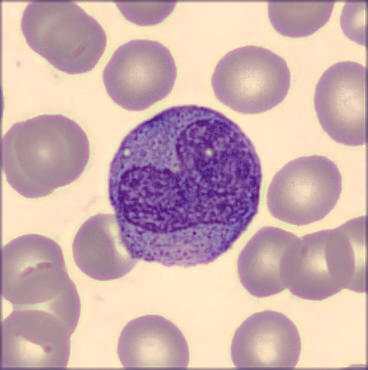
#> input picture image/112700824J_070.jpg, 368 x 370 px, found by its file name
$ jupyter execute 'Week5 Part1 Complete_Blood_Count.ipynb'
#> lines starting #> are read from the running program, lines starting #| are printed output that depends on the picture; after the words box and inside, x2 and y2 are one past the last pixel; in counts of white or black regions, pixels touching at a corner belong together
# <span style="color:red">**Complete Blood Count**</sapn>

[cell 1]
import cv2
import numpy as np
import matplotlib.pyplot as plt

[cell 2]
# Display function
def display(img_rgb, closing, result_img, channel, cell_count):
    if channel == 4:
        plt.figure(figsize=(15, 5))

        plt.subplot(1, 3, 1)
        plt.imshow(img_rgb)
        plt.title("OG Image")
        plt.axis("off")

        plt.subplot(1, 3, 2)
        plt.imshow(closing, cmap="gray")
        plt.title("Thresholded + Morphological")
        plt.axis("off")

        plt.subplot(1, 3, 3)
        plt.imshow(result_img)
        plt.title(f"Detected Cells: {cell_count}")
        plt.axis("off")

        plt.show()

[cell 3]
# 1. Load image
img = cv2.imread(r"C:\Users\jinny\Desktop\cv\image\112700824J_070.jpg")
#> img is the input picture: shape (370, 368, 3); mean B, G, R 174.4, 173.6, 203.3

# Convert BGR to RGB (for display)
img_rgb = cv2.cvtColor(img, cv2.COLOR_BGR2RGB)
result_img = img_rgb.copy()
# 2. Convert to grayscale
img_gray = cv2.cvtColor(img_rgb, cv2.COLOR_RGB2GRAY)
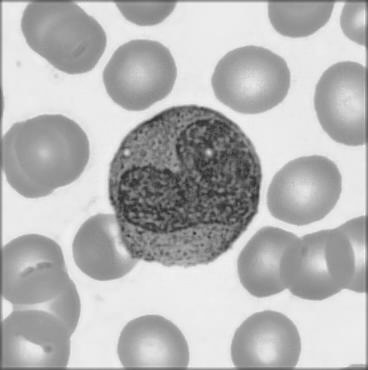
#> img_gray: shape (370, 368); min 44, max 246, mean 182.6
# 3. Apply Gaussian Blur (reduce noise)
blur = cv2.GaussianBlur(img_gray, (5,5), 0)
# 4. Thresholding (Otsu)
_, thresh =cv2.threshold(
    blur, 0, 255,
    cv2.THRESH_BINARY_INV + cv2.THRESH_OTSU
)
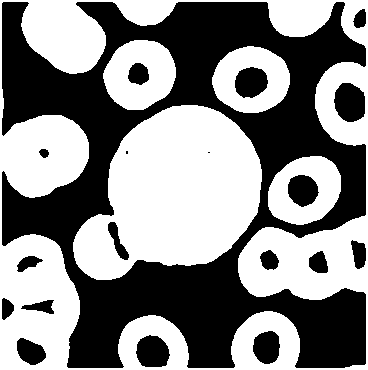
#> thresh: shape (370, 368); 52.3% white; 19 black regions (2 under 20 px), largest, box (x1, y1, x2, y2) and area: (2, 2, 366, 368) 57854, (334, 83, 365, 122) 967, (136, 335, 170, 367) 856
# 5. Morphological operations
kernel = cv2.getStructuringElement(cv2.MORPH_DILATE, (5,5))

# Remove small noise #MORPH_ERODE #MORPH_DILATE
opening = cv2.morphologyEx(thresh,
                           cv2.MORPH_OPEN,
                           kernel,
                           iterations=3
                           )
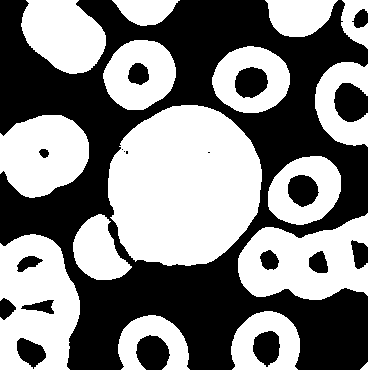
#> opening: shape (370, 368); 50.9% white; 20 black regions (4 under 20 px)
# Fill holes inside cells
closing = cv2.morphologyEx(opening,
                           cv2.MORPH_CLOSE,
                           kernel,
                           iterations=0
                           )
# 6. Find contours
contours, _ = cv2.findContours(closing,
                               cv2.RETR_EXTERNAL,
                               cv2.CHAIN_APPROX_SIMPLE
                               )
#> contours = 16 contours; largest, box (x1, y1, x2, y2) and area: (108, 105, 262, 266) 19424, (0, 234, 80, 370) 8842, (238, 213, 368, 300) 7654, (0, 115, 89, 198) 5574, (21, 0, 106, 74) 4507

cell_count = 0

# 7. Draw bounding boxes
for cnt in contours:
    # Filter small objects (noise)
    x, y, w, h =cv2.boundingRect(cnt)
    area = w * h
    cell_count += 1
    if area < 20000:
        cv2.rectangle(result_img,
                  (x, y),
                    (x + w, y + h),
                        (0, 0, 255)
                  )
        font = cv2.FONT_HERSHEY_SIMPLEX
        bottLeftCornerOfText = (x + 5, y + h - 5)
        fontScale = 0.55
        fontColor = (255, 0, 0)
        lineType = cv2.LINE_AA
        thickness = 1

        cv2.putText(result_img,
                    str(cell_count),
                    bottLeftCornerOfText,
                    font,
                    fontScale,
                    fontColor,
                    thickness,
                    lineType
                    )

    else:
        cv2.rectangle(result_img,
                  (x, y),
                    (x + w, y + h),
                        (0, 255, 0)
                  )
#> this loop made 16 passes
#> (cnt, x, y, w, h, area, bottLeftCornerOfText) on pass 1: ([[367, 362], [360, 369], [367, 369]], 360, 362, 8, 8, 64, (365, 365))
#> (x, y, w, h, area, bottLeftCornerOfText) on passes 2 to 7: (118, 315, 72, 55, 3960, (123, 365)), (231, 311, 69, 59, 4071, (236, 365)), (0, 234, 80, 136, 10880, (5, 365)), (73, 214, 59, 66, 3894, (78, 275)), (238, 213, 130, 87, 11310, (243, 295)), (268, 156, 73, 69, 5037, (273, 220))
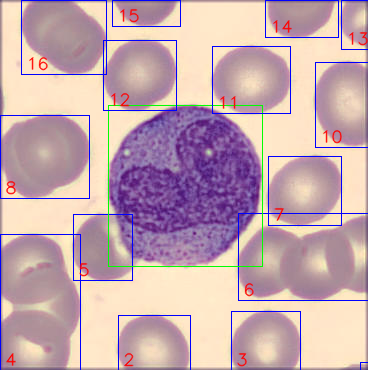
#> result_img: shape (370, 368, 3); mean R, G, B 196.9, 168.1, 174.7
#> after the loop, cell_count = 16

display(img_rgb, closing, result_img, channel=4, cell_count=cell_count)
# Convert result to RGB for display

$ run again, with image/112700824J_088.jpg copied over image/112700824J_070.jpg
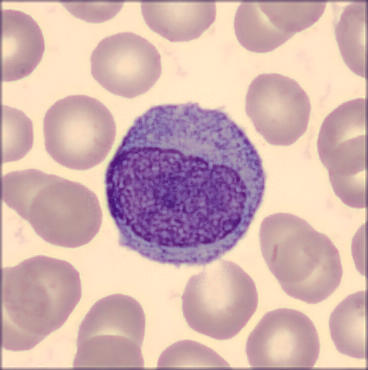
#> input picture image/112700824J_088.jpg, 368 x 370 px, found by its file name
#> img is the input picture: shape (370, 368, 3); mean B, G, R 175.7, 178.2, 209.7
#> `_, thresh =cv2.threshold( blur, 0, 255, cv2.THRESH_BINARY_INV + cv2.TH..`:
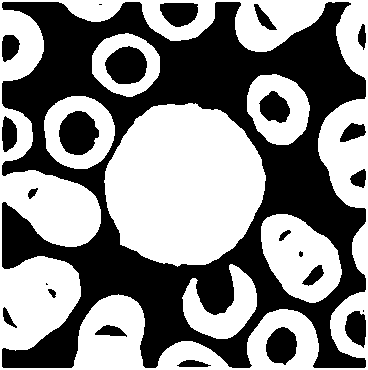
#> thresh: shape (370, 368); 53.2% white; 24 black regions (4 under 20 px), largest, box (x1, y1, x2, y2) and area: (2, 2, 366, 368) 55693, (59, 111, 99, 155) 1321, (105, 46, 147, 84) 1222
#> opening: shape (370, 368); 51.9% white; 20 black regions (2 under 20 px)
#> contours = 21 contours; largest, box (x1, y1, x2, y2) and area: (104, 103, 266, 267) 20033, (0, 256, 81, 351) 5581, (0, 170, 101, 247) 5188, (261, 214, 342, 303) 4898, (70, 294, 147, 370) 4282
#> the loop `for cnt in contours:` made 21 passes
#> (cnt, x, y, w, h, area, bottLeftCornerOfText) on pass 12: ([[0, 103], [0, 120], [8, 112], [8, 111]], 0, 103, 9, 18, 162, (5, 116))
#> after the loop `for cnt in contours:`:
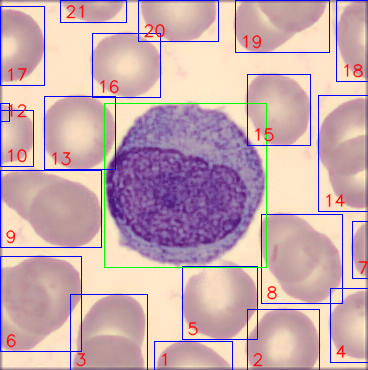
#> result_img: shape (370, 368, 3); mean R, G, B 201.4, 170.6, 176
#> after the loop `for cnt in contours:`: cell_count = 21

$ run again, with image/112700824J_089.jpg copied over image/112700824J_070.jpg
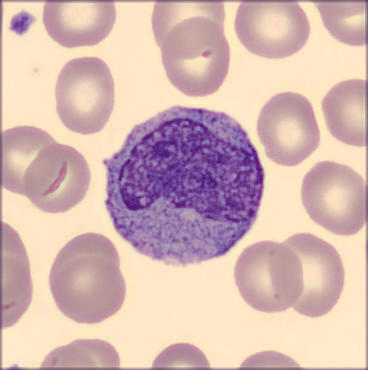
#> input picture image/112700824J_089.jpg, 368 x 370 px, found by its file name
#> img is the input picture: shape (370, 368, 3); mean B, G, R 178.5, 183.1, 213.4
#> `_, thresh =cv2.threshold( blur, 0, 255, cv2.THRESH_BINARY_INV + cv2.TH..`:
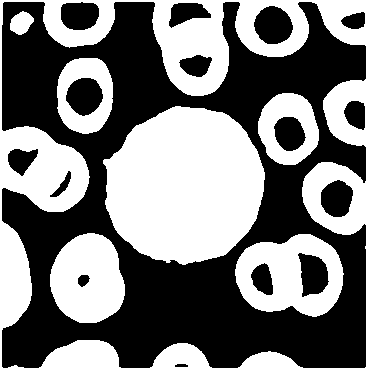
#> thresh: shape (370, 368); 47.3% white; 7 white regions, largest, box (x1, y1, x2, y2) and area: (0, 0, 368, 370) 28613, (103, 106, 265, 265) 19635, (235, 234, 344, 317) 5495
#> opening: shape (370, 368); 45.7% white; 18 white regions
#> contours = 18 contours; largest, box (x1, y1, x2, y2) and area: (104, 106, 265, 265) 19372, (235, 234, 344, 317) 6782, (0, 126, 90, 212) 5546, (50, 233, 125, 323) 5118, (152, 0, 229, 96) 5097
#> the loop `for cnt in contours:` made 18 passes
#> (x, y, w, h, area, bottLeftCornerOfText) on passes 1 to 8: (237, 351, 65, 19, 1235, (242, 365)), (149, 343, 64, 27, 1728, (154, 365)), (38, 340, 85, 30, 2550, (43, 365)), (235, 234, 109, 83, 9047, (240, 312)), (50, 233, 75, 90, 6750, (55, 318)), (0, 219, 32, 113, 3616, (5, 327)), (302, 162, 66, 73, 4818, (307, 230)), (0, 126, 90, 86, 7740, (5, 207))
#> after the loop `for cnt in contours:`:
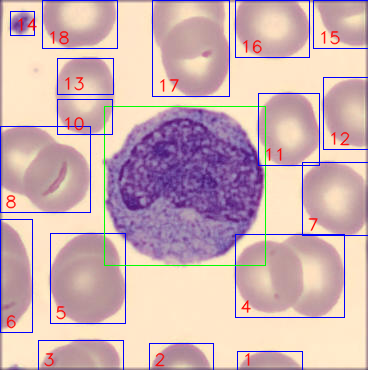
#> result_img: shape (370, 368, 3); mean R, G, B 206.2, 176.7, 178.7
#> after the loop `for cnt in contours:`: cell_count = 18
